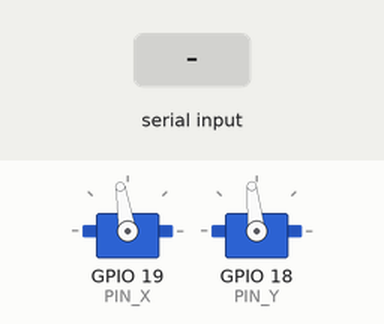
A sketch run on a simulated ESP32. On the bench: 2 × servo. The test bench sets the inputs (shaded band). What the sketch prints to the serial monitor is not drawn.

Above: at 1.2 s.
1.3 s: "S90\n" received over Serial
3.5 s: "A90\n" received over Serial
6.5 s: "S,45\n" received over Serial
Timing chart, 0 to 10.5 s (numbered marks = the images above; inputs shaded):
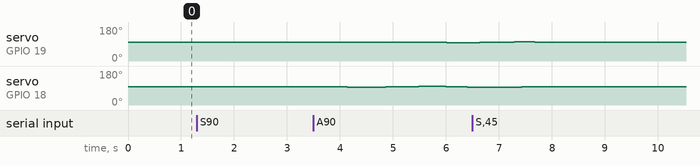

The sketch:

prueba_circulo_abierto.ino
```cpp
// prueba_circulo_abierto.ino  -  PRUEBA DE MOTORES: bamboleo circular del plato (LAZO ABIERTO)
//
// El plato se inclina siempre la misma cantidad A, pero la direccion de la
// inclinacion gira con periodo T:
//      th_x = A cos(2 pi t / T)      th_y = A sin(2 pi t / T)
// Una bola sobre el plato tiende a seguir una circunferencia de radio
//      R = c g A / w^2      (c = 5/7, g = 9810 mm/s^2, w = 2 pi / T, A en rad)
// Ejemplos para R ~ 60 mm:  T = 3 s -> A ~ 2,2 deg;  T = 2,5 s -> A ~ 3,1 deg;  T = 2 s -> A ~ 4,8 deg.
//
// OJO, lazo abierto: no hay camara ni correccion. La orbita es solo
// marginalmente estable: cualquier diferencia en la condicion inicial se
// convierte en una deriva lenta y la bola termina en el borde. Para reducir
// la deriva, la amplitud sube con una rampa suave (coseno) durante RAMPA_CICLOS
// vueltas: en simulacion (modelo lineal, bola soltada quieta en el centro)
// el centro de la orbita queda corrido ~10 mm con 10 vueltas, contra ~60 mm
// con una rampa lineal. Ademas, un desnivel del plato de 0,2 deg ya acelera
// la bola ~24 mm/s^2 hacia un lado: en lazo abierto la bola SIEMPRE termina
// yendose; esto es para ver los motores, no para controlar la bola. Sirve para
// ver que los dos servos y la tabla servo->plato funcionan juntos, no para
// controlar la bola (eso es el lazo cerrado, bop_prueba_circulo_lazo).
//
// Monitor Serie a 115200, "Ambos NL & CR". Comandos:
//   S        arrancar / detener (al detener, la amplitud baja en rampa y el plato queda horizontal)
//   A 3      amplitud de la inclinacion del plato en grados (0 a 11)
//   T 2.5    periodo de una vuelta en segundos (1 a 10)
//   R        cambia el sentido de giro
//   C        para de inmediato y deja el plato horizontal
// Necesita la libreria ESP32Servo. Placa: "ESP32 Dev Module".

#include <ESP32Servo.h>
#include <math.h>

const int PIN_X = 19;  // (2026-11-09) el servo del lado +X esta en GPIO19 y el del +Y en GPIO18 (estaban cruzados)
const int PIN_Y = 18;
const float RAMPA_CICLOS = 10.0f;  // vueltas que tarda la amplitud en llegar a A (rampa de coseno)
const float A_MAX = 11.0f;         // deg: el plato llega a +-11,3 deg en los dos ejes (tabla medida)

// Relacion servo -> plato MEDIDA (v3, 2026-11-09).
// Convencion: th > 0 levanta el lado del servo. Un comando positivo BAJA el lado.
const int NTAB = 9;
const float CMD_TAB[NTAB] = {-40, -30, -20, -10, 0, 10, 20, 30, 40};
const float TH_TAB[2][NTAB] = {
  // (2026-11-09, v3) Medida de nuevo despues de reajustar los brazos:
  // datos_prototipo/mecanica/servo_plato_2026-11-09_v3.csv, promedio de ida y vuelta.
  // Nivelan el plato: X ~ +9, Y ~ +6. Holgura ida-vuelta: X 0,3-0,8 deg, Y 0,4-2,4 deg.
  {25.00f, 19.90f, 14.10f, 8.65f, 4.25f, -0.45f, -4.50f, -7.90f, -10.90f},   // eje X (servo en GPIO19)
  {23.60f, 19.30f, 13.20f, 7.20f, 2.80f, -1.80f, -5.35f, -8.20f, -10.30f}    // eje Y (servo en GPIO18)
};
const float US_NEUTRO = 1500.0f;
const float US_POR_GRADO = 1000.0f / 90.0f;

Servo servo[2];
float A = 3.0f;          // deg
float T = 2.5f;          // s
float sentido = 1.0f;
bool  girando = false;
float amp = 0.0f;        // amplitud actual
float u_rampa = 0.0f;    // avance de la rampa: 0 (parado) a 1 (amplitud completa)
float fase = 0.0f;       // rad
uint32_t t_prev = 0, t_info = 0;

float comandoDesdePlato(int e, float th) {
  const float *t = TH_TAB[e];
  if (th >= t[0]) return CMD_TAB[0];
  if (th <= t[NTAB - 1]) return CMD_TAB[NTAB - 1];
  for (int i = 0; i < NTAB - 1; i++) {
    if (th <= t[i] && th >= t[i + 1]) {
      float f = (th - t[i]) / (t[i + 1] - t[i]);
      return CMD_TAB[i] + f * (CMD_TAB[i + 1] - CMD_TAB[i]);
    }
  }
  return 0.0f;
}

void moverPlato(int e, float th_deg) {
  float c = comandoDesdePlato(e, th_deg);
  if (c > 40.0f) c = 40.0f;
  if (c < -40.0f) c = -40.0f;
  servo[e].writeMicroseconds((int)lroundf(US_NEUTRO + c * US_POR_GRADO));
}

void radioEsperado() {
  float w = 2.0f * PI / T;
  float R = (5.0f / 7.0f) * 9810.0f * (A * PI / 180.0f) / (w * w);
  Serial.printf("A = %.1f deg, T = %.2f s -> radio esperado de la bola ~ %.0f mm (el util es +-127 mm)\n", A, T, R);
}

void setup() {
  Serial.begin(115200);
  for (int e = 0; e < 2; e++) {
    servo[e].setPeriodHertz(50);
    servo[e].attach(e == 0 ? PIN_X : PIN_Y, 500, 2500);
    moverPlato(e, 0.0f);
  }
  Serial.println("prueba_circulo_abierto: S arranca/detiene, A <deg>, T <s>, R sentido, C horizontal");
  radioEsperado();
  t_prev = millis();
}

void leerComandos() {
  if (!Serial.available()) return;
  String l = Serial.readStringUntil('\n');  l.trim();
  if (l.length() == 0) return;
  char c = toupper(l.charAt(0));
  float v = l.substring(1).toFloat();
  if (c == 'S') { girando = !girando; Serial.println(girando ? "Arranca" : "Deteniendo (rampa)"); }
  else if (c == 'A') { A = constrain(v, 0.0f, A_MAX); radioEsperado(); }
  else if (c == 'T') { T = constrain(v, 1.0f, 10.0f); radioEsperado(); }
  else if (c == 'R') { sentido = -sentido; Serial.println("Sentido invertido"); }
  else if (c == 'C') { girando = false; amp = 0; u_rampa = 0; moverPlato(0, 0); moverPlato(1, 0); Serial.println("Plato horizontal"); }
}

void loop() {
  leerComandos();
  uint32_t ahora = millis();
  if (ahora - t_prev < 20) return;                 // 50 Hz, igual que el PWM de los servos
  float dt = (ahora - t_prev) / 1000.0f;
  t_prev = ahora;

  float du = dt / (RAMPA_CICLOS * T);
  if (girando) u_rampa = fminf(1.0f, u_rampa + du);
  else u_rampa = fmaxf(0.0f, u_rampa - du);
  amp = A * (0.5f - 0.5f * cosf(PI * u_rampa));   // rampa de coseno

  if (amp > 0.0f) {
    fase += sentido * 2.0f * PI * dt / T;
    if (fase > 2.0f * PI) fase -= 2.0f * PI;
    if (fase < 0.0f) fase += 2.0f * PI;
    moverPlato(0, amp * cosf(fase));
    moverPlato(1, amp * sinf(fase));
  } else {
    fase = 0.0f;
    moverPlato(0, 0.0f);
    moverPlato(1, 0.0f);
  }

  if (ahora - t_info > 1000) {
    t_info = ahora;
    if (amp > 0.0f) Serial.printf("amplitud %.2f / %.1f deg, fase %.0f deg\n", amp, A, fase * 180.0f / PI);
  }
}
```

Measured:
- after the input at 1.3 s, every drawn part: stays the same
